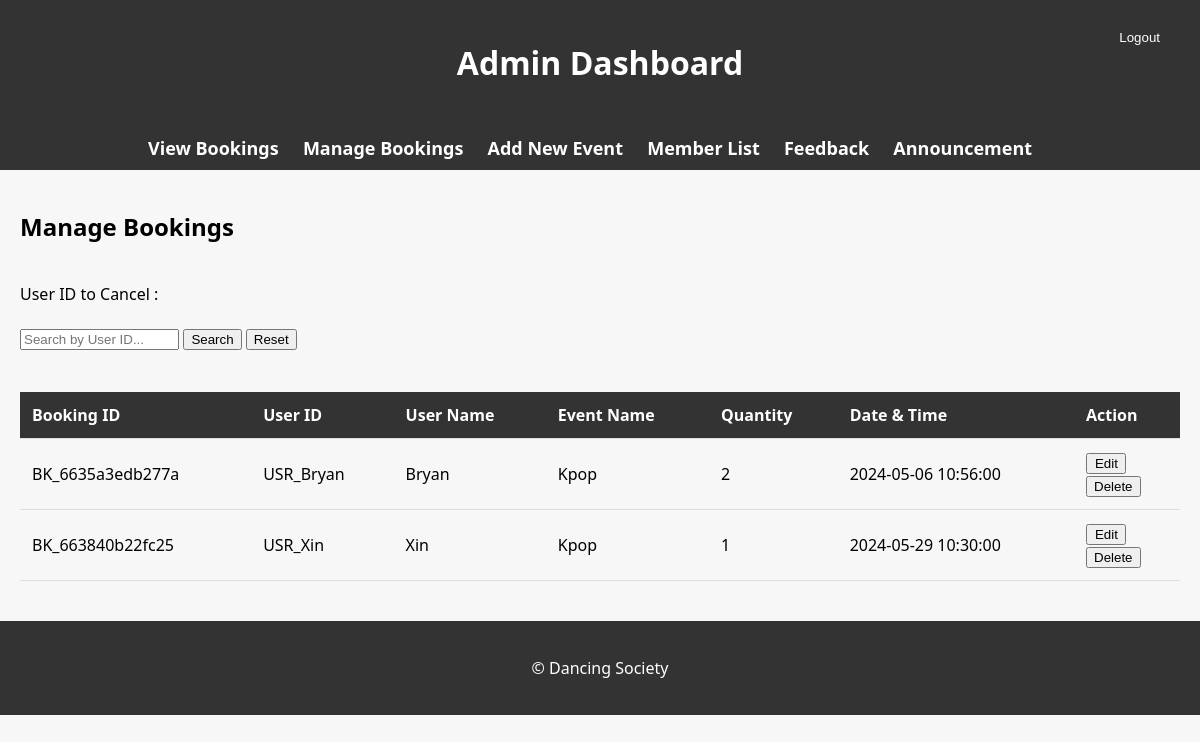
The page /manage-bookings.php on the database its author committed.
### tables this page shows
CREATE TABLE `bookings` (
  `danceName` varchar(255) NOT NULL,
  `dateTime` datetime NOT NULL,
  `quantity` int(11) DEFAULT NULL,
  `user_ID` char(20) NOT NULL,
  `user_Name` varchar(50) NOT NULL,
  `user_Email` varchar(50) NOT NULL,
  `booking_ID` varchar(20) NOT NULL
);

### manage-bookings.php (the view, shortened to what this page needs)
<!DOCTYPE html>
<html lang="en">
<head>
</head>
<body>
    <header>
        <h1>Admin Dashboard</h1>
    </header>
    <form action="<?php echo htmlspecialchars($_SERVER["PHP_SELF"]); ?>" method="post">
        <button type="submit" name="logout" class="logout-btn">Logout</button>
    </form>
    <nav>
        <ul>
            <li><a href="view-bookings.php">View Bookings</a></li>
            <li><a href="manage-bookings.php">Manage Bookings</a></li>
            <li><a href="add-event.php">Add New Event</a></li>
            <li><a href="member-list.php">Member List</a></li>
            <li><a href="feedback.php">Feedback</a></li>
            <li><a href="announcement.php">Announcement</a></li>
        </ul>
    </nav>
    <main>
        <div class="cancelled-bookings" id="cancelledBookings">
            <h2>Manage Bookings</h2>
            <div class="search_container">
                <form method="post" action="<?php echo htmlspecialchars($_SERVER["PHP_SELF"]); ?>" class="search_box" onsubmit="search()">
                    <label for="id">User ID to Cancel : </label><br><br>
                    <input type="text" class="search" id="searchInput" placeholder="Search by User ID..." style="width: 50%;">
                    <button type="submit" class="search_button">Search</button>
                    <button class="reset" onclick="resetSearch()">Reset</button>
                </form>
                <br><br>
                <table>
                    <thead>
                        <tr>
                            <th>Booking ID</th>
                            <th>User ID</th>
                            <th>User Name</th>
                            <th>Event Name</th>
                            <th>Quantity</th>
                            <th>Date & Time</th>
                            <th>Action</th>
                        </tr>
                    </thead>
                    <tbody>
                        <?php
                        require_once('helper.php');
                        $sql = "SELECT * FROM bookings";
                        $result = $con->query($sql);
                        if ($result->num_rows > 0) {
                            while ($row = $result->fetch_assoc()) {
                                echo "<tr>";
                                echo "<td>" . $row['booking_ID'] . "</td>";
                                echo "<td>" . $row['user_ID'] . "</td>";
                                echo "<td>" . $row['user_Name'] . "</td>";
                                echo "<td>" . $row['danceName'] . "</td>";
                                echo "<td>" . $row['quantity'] . "</td>";
                                echo "<td>" . $row['dateTime'] . "</td>";
                                echo "<td>";
                                echo "<form method='post' action='' onsubmit='return confirmChange()'>";
                                echo "<button type='button' id='showDiv" . $row['booking_ID'] . "' style='padding-left: 8.5%; padding-right: 7.5%'>Edit</button>";
                                echo "</form>";
                                echo "<form method='post' action='' onsubmit='return confirmCancellation()'>";
                                echo "<button type='submit'>Delete</button>";
                                echo "</form>";
                                echo "</td>";
                                echo "</tr>";
                            }
                        } else {
                            echo "<tr><td colspan='5'>No bookings found</td></tr>";
                        }
                        ?>
                    </tbody>
                </table>
            </div>
    </main>
    <footer>
        <p>&copy; Dancing Society</p>
    </footer>
</body>
</html>

### manage-bookings.php (style rules this page uses)
body { font-family: 'Segoe UI', Tahoma, Geneva, Verdana, sans-serif; margin: 0; padding: 0; background-color: #f7f7f7; position: relative; }
header, footer { background-color: #333; color: #fff; text-align: center; padding: 20px 0; }
nav { background-color: #333; color: #fff; padding: 10px 0; text-align: center; }
nav ul { list-style-type: none; margin: 0; padding: 0; }
nav ul li { display: inline-block; margin-right: 20px; }
nav ul li a { text-decoration: none; color: #fff; font-size: 18px; font-weight: bold; transition: all 0.3s ease; }
main { padding: 20px; }
table { width: 100%; border-collapse: collapse; margin-bottom: 20px; }
th, td { padding: 12px; text-align: left; border-bottom: 1px solid #ddd; }
th { background-color: #333; color: white; }
.search_container { text-align: left; }
.search_box { display: inline-block; margin-top: 20px; margin-bottom: 20px; }
.logout-btn { position: absolute; top: 20px; right: 20px; background-color: #333; color: #fff; border: none; padding: 10px 20px; cursor: pointer; }

### rows shown on the page
bookings: booking_ID "BK_6635a3edb277a", user_ID "USR_Bryan", user_Name "Bryan", danceName "Kpop", quantity "2", dateTime "2024-05-06 10:56:00"
bookings: booking_ID "BK_663840b22fc25", user_ID "USR_Xin", user_Name "Xin", danceName "Kpop", quantity "1", dateTime "2024-05-29 10:30:00"
